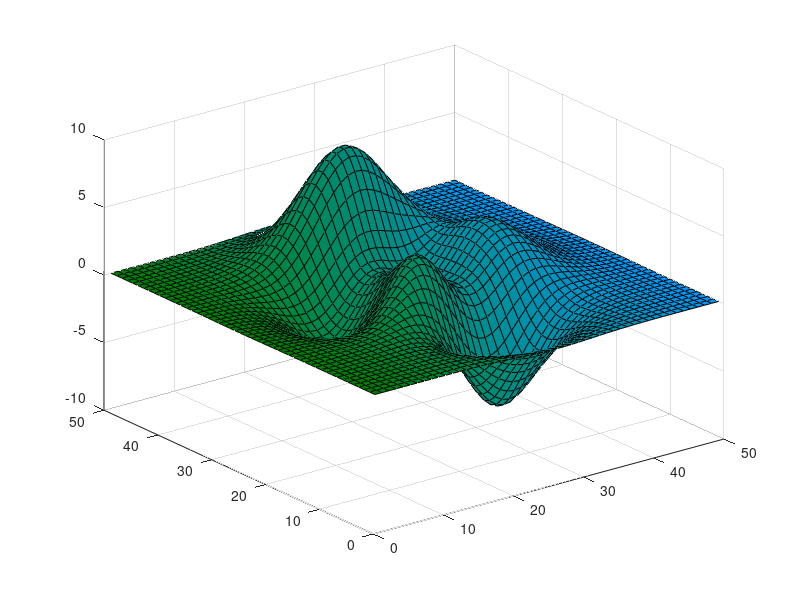

MATLAB code for this plot:
%=============================================================================
% Copyright (c) 2016-present Allan CORNET (Nelson)
%=============================================================================
% This file is part of Nelson.
%=============================================================================
% LICENCE_BLOCK_BEGIN
% SPDX-License-Identifier: LGPL-3.0-or-later
% LICENCE_BLOCK_END
%=============================================================================
% <--ADV-CLI MODE-->
%=============================================================================
f = figure();
N = 50;
[X, Y, Z] = peaks(N);
CO = [];
CO(:, :, 1) = zeros(N);
CO(:, :, 2) = ones(N) .* linspace(0.5, 0.6, N);
CO(:, :, 3) = ones(N) .* linspace(0, 1, N);
h = surf(Z, CO);
close all;
%=============================================================================
